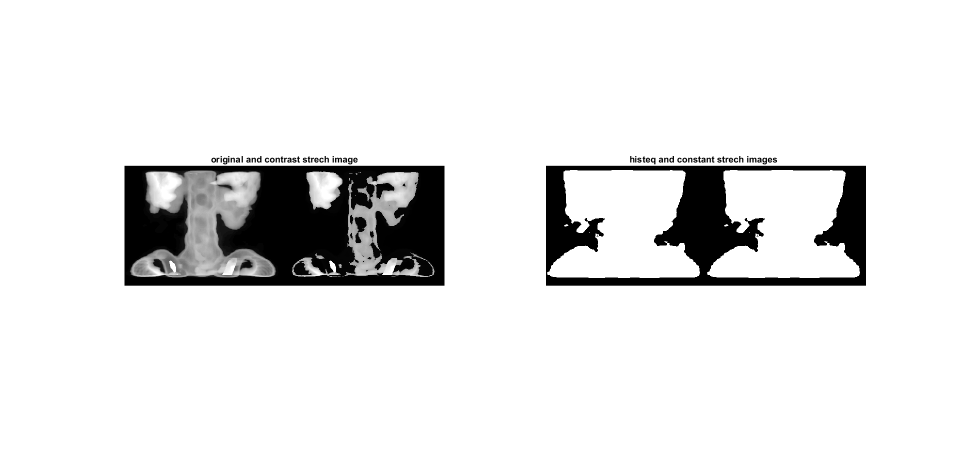
%> input picture images/contrast_streching_image.png, 1914 x 936 px (shown at 1/2 size)
$ octave power_low_and_logarithm_transformation.m   (GNU Octave 9; MATLAB toolbox functions it lacks are replaced by stand-ins)
%> lines starting %> are read from the running program, lines starting %| are printed output that depends on the picture
%Resizing image methods:
[file, path] = uigetfile('.tif');
%> the answer given: images/contrast_streching_image.png
img = imread([path file]);
%> img is the input picture: size 936x1914x3 uint8; min 0, max 255, mean 230.1
img = imadjust(img);
maxandmin = [max(img(:)) min(img(:))];
%> maxandmin = [255 0]
iminfo = imfinfo([path file]);
subplot(2,3,1);
imshow(img);
title('original image');
%imshow(img,[0 n] or [min(img(:)) max(img(:))];
subplot(2,3,2);
reimg1 = imresize(img,0.5,'nearest');
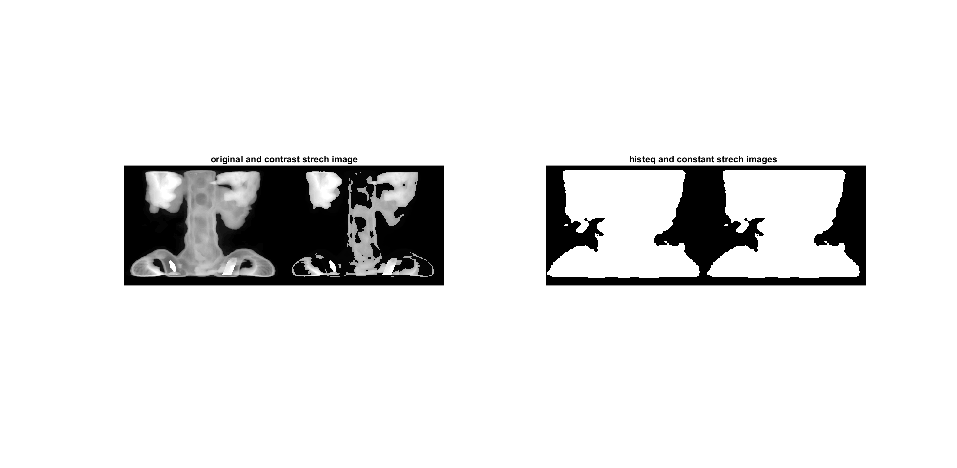
%> reimg1: size 468x957x3 uint8; min 0, max 255, mean 230.2
imshow(reimg1);s
%> (this line was passed over: s is not available in this run)
title('resize nearest')
subplot(2,3,3);
reimg2 = imresize(img,0.5,'bilinear');
imshow(reimg2);
title('resize bilinear');
subplot(2,3,4);
reimg3 = imresize(img,0.5,'bicubic');
imshow(reimg3);
title('resize bicubic');
img=cast(img,'double');
%> img: size 936x1914x3 double
subplot(2,3,5);
neg = 255-img;
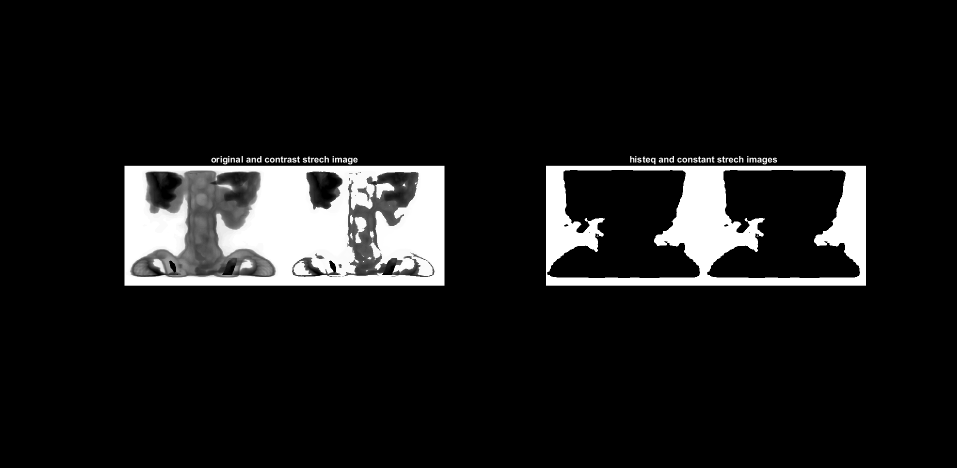
%> neg: size 936x1914x3 double (shown at 1/2 size); min 0, max 255, mean 24.9
imshow(neg, [min(neg(:)) max(neg(:))]);
title('negative image');
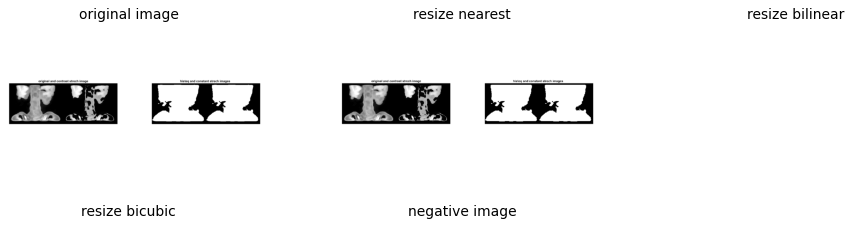
%> figure redrawn from the program's plot data, 5 panels

$ run again, on images/filter_image2.png
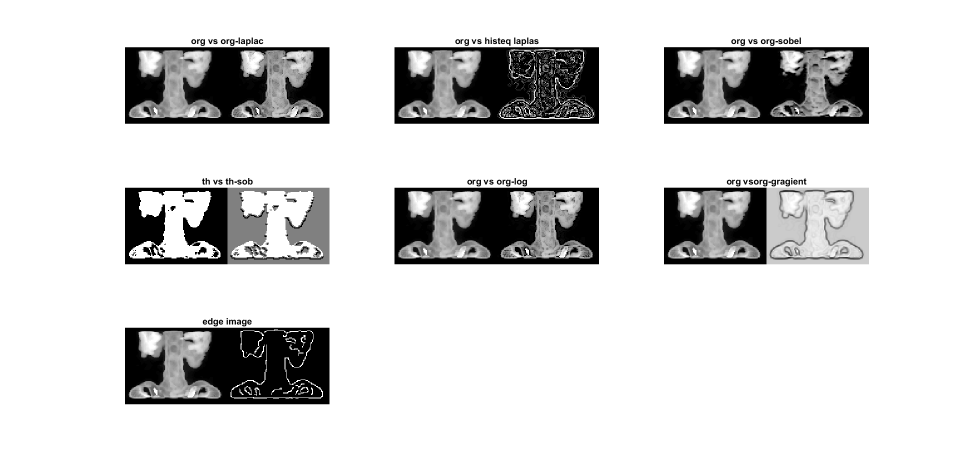
%> input picture images/filter_image2.png, 1920 x 936 px (shown at 1/2 size)
%> img is the input picture: size 936x1920x3 uint8; min 0, max 255, mean 213.7
%> maxandmin = [255 0]
%> `reimg1 = imresize(img,0.5,'nearest');`:
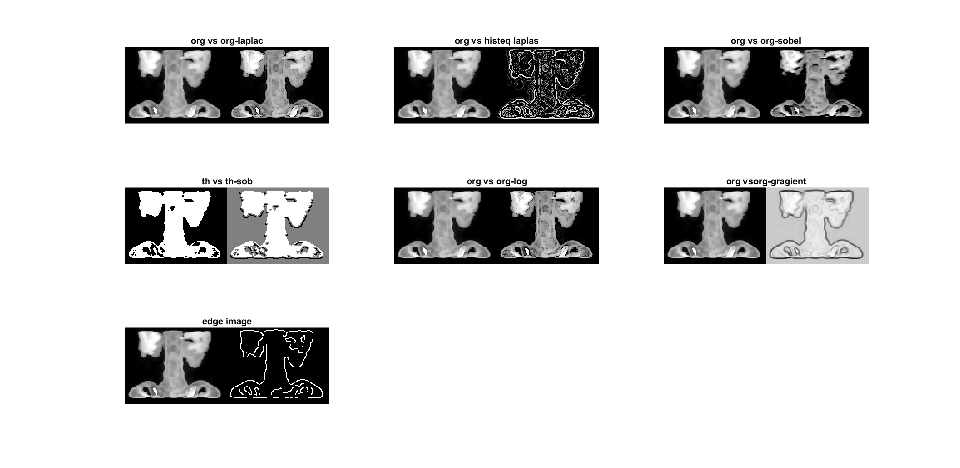
%> reimg1: size 468x960x3 uint8; min 0, max 255, mean 213.7
%> img: size 936x1920x3 double
%> `neg = 255-img;`:
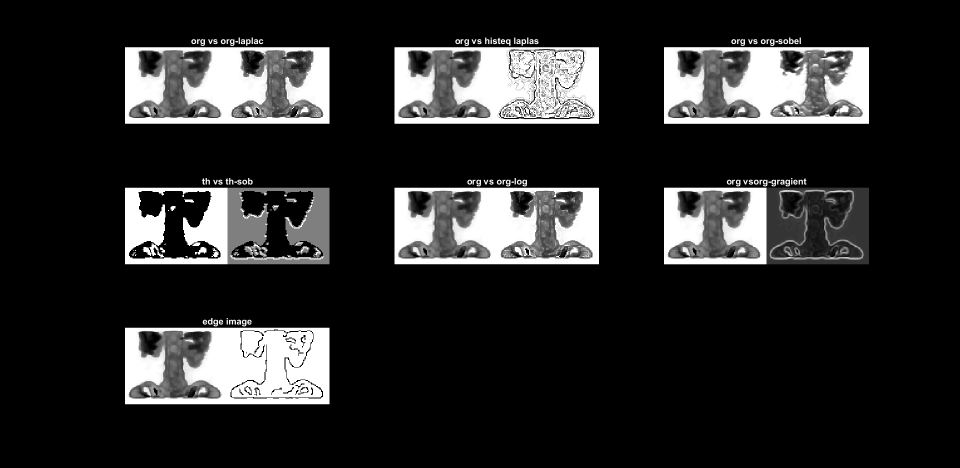
%> neg: size 936x1920x3 double (shown at 1/2 size); min 0, max 255, mean 41.3

$ run again, on images/power_low_and_logarithm_transformation_image.png
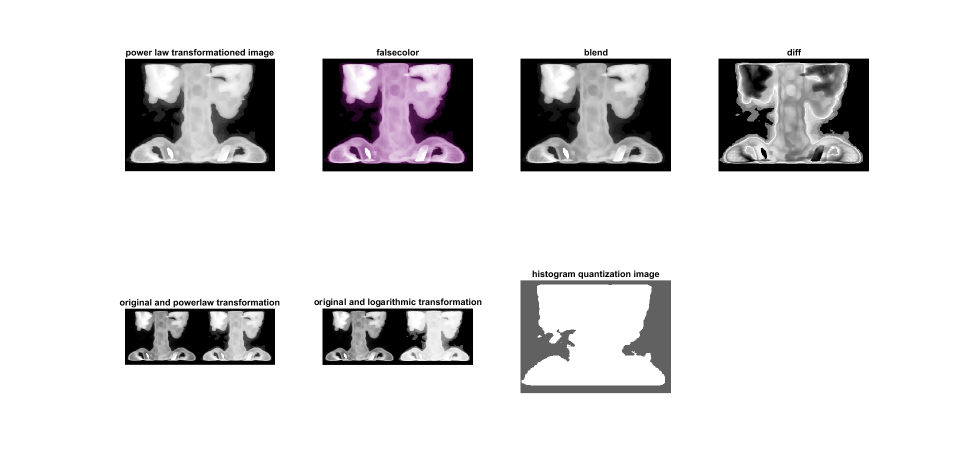
%> input picture images/power_low_and_logarithm_transformation_image.png, 1920 x 936 px (shown at 1/2 size)
%> img is the input picture: size 936x1920x3 uint8; mean R, G, B 222.4, 221.6, 222.4
%> maxandmin = [255 0]
%> `reimg1 = imresize(img,0.5,'nearest');`:
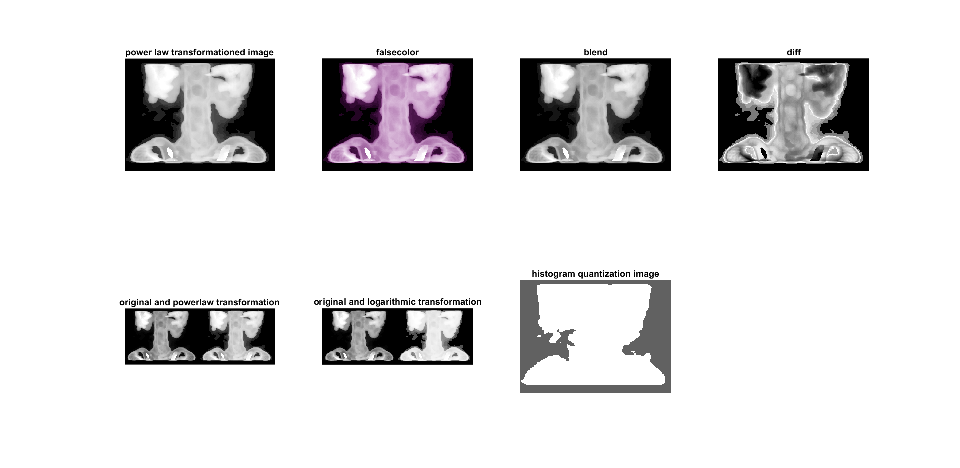
%> reimg1: size 468x960x3 uint8; mean R, G, B 222.3, 221.4, 222.3
%> img: size 936x1920x3 double
%> `neg = 255-img;`:
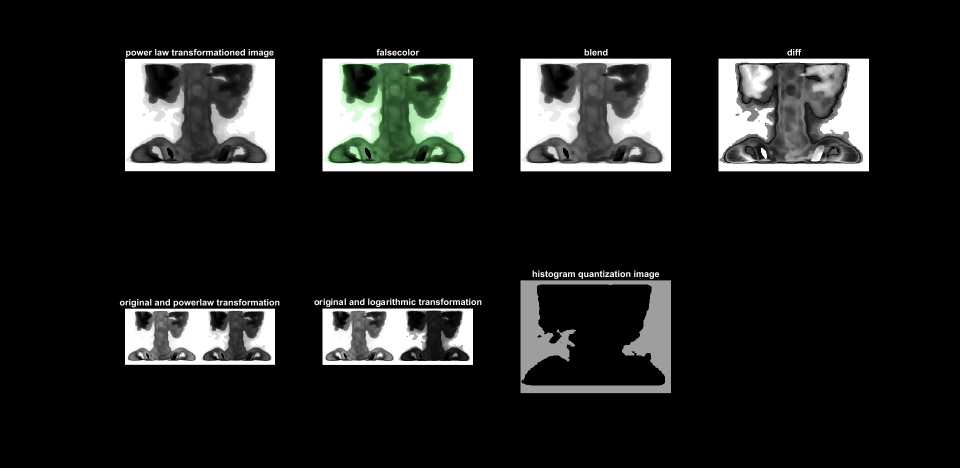
%> neg: size 936x1920x3 double (shown at 1/2 size); mean R, G, B 32.6, 33.4, 32.6
